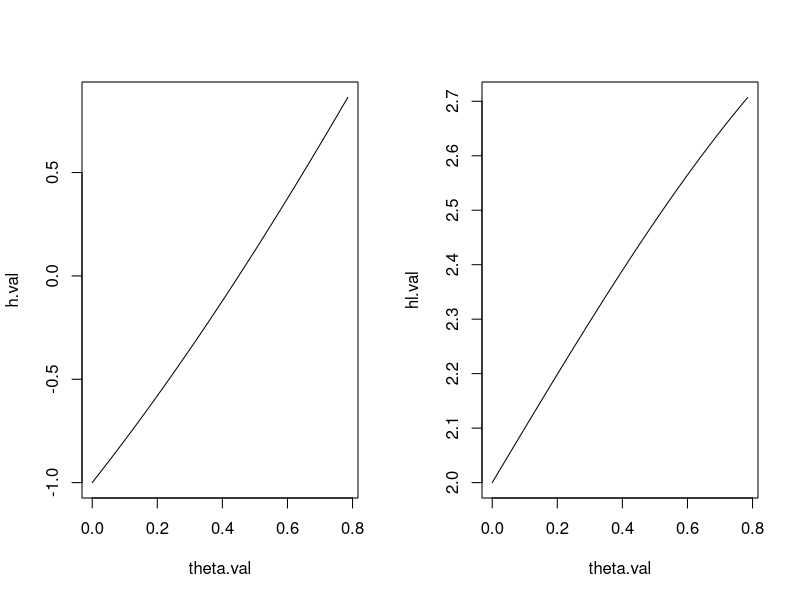

Here is the R script that generated this plot: (Note: this script raises an error after producing the figure.)
# Código: Métodos de otimização
# Autor: Paulo Jr
# Data: 29/09/2024


#-- Iniciando --#

#- Funções importantes:


f <- function(theta){
  return((theta^2)-sin(theta))
}

h <- function(theta){
  return(2*theta-cos(theta))
}

hlinha <- function(theta){
  return(2+sin(theta))
}

#- Ilustrando as funções:


theta.val <- seq(0, pi/4, length.out=1000)
h.val     <- h(theta = theta.val)
hl.val     <- hlinha(theta = theta.val)
par(mfrow=c(1,2))
plot(x = theta.val, y=h.val, type="l")
plot(x = theta.val, y=hl.val, type="l")

#- Iniciando o MNR:

e <- 0.000001
theta.vet <- NULL
theta.vet[1] <- pi/8 # Chute inicial
difer <- 1
i <- 1

while(difer > e){
  theta.vet[i+1] <- theta.vet[i] - (h(theta.vet[i])/hlinha(theta.vet[i]))
  theta.vet[i] - solve(H(theta.vet[i])%*%U(theta.vet[i]))
  difer          <- abs(theta.vet[i+1]-theta.vet[i])
  i              <-i+1
  cat("Iter:", i, ", valor de theta:", theta.vet[i], "\n")
}


#- Usando a função f:


theta.val <- seq(0, pi/4, length.out=1000)
f.val     <- f(theta = theta.val)
par(mfrow=c(1,1))
plot(x = theta.val, y=f.val, type="l")


#- Otimizando:


optimize(f=f, interval = c(0, pi/4), 
         maximum = FALSE, tol = 0.0001)


## Método NR (caso multidimensional)

# gerando os dados:

set.seed(1234567890)

n <- 1000
x <- rnorm(n, mean = 10, sd = 2)

U <- function(theta, dados){
  #theta[2] <- theta[2]^2
  U_mu    <- (1/theta[2])*(sum(dados-theta[1]))
  U_sigma <-  (-0.5*(1/theta[2])) + (0.5*(1/(theta[2]^2)))*(sum((dados-theta[1])^2))
  return(c(U_mu, U_sigma))
}

#U(theta=c(10, 16), dados=x)


H <- function(theta, dados){
  #theta[2] <- theta[2]^2
  m_2    <- -length(dados)/theta[2]
  sig_2  <- (0.5*(1/(theta[2]^2)))-(1/(theta[2]^3))*(sum((dados-theta[1])^2))
  mu_sig <- -(1/(theta[2]^2))*sum(dados-theta[1])
  sig_mu <- -(1/(theta[2]^2))*sum(dados-theta[1])
  
  return(matrix(c(m_2, mu_sig, sig_mu, sig_2), ncol = 2))
}

#H(theta=c(10, 16), dados=x)


theta0 <- as.matrix(c(9, 10))
dif <- c(1, 1)
erro <- 10^(-6)
i <- 1
while( sum( dif>erro )>0 ){
  
  H.inv0 <- solve(H(theta = theta0, dados = x))
  U0  <- U(theta = theta0, dados = x) 
  theta1 <- theta0 - (H.inv0%*%U0)
  dif <- abs(theta1-theta0)
  
  theta0 <- theta1
  i<- i+1
  cat("Iter:", i, "est:", theta1, "\n")
  #if(i==10)break
}








